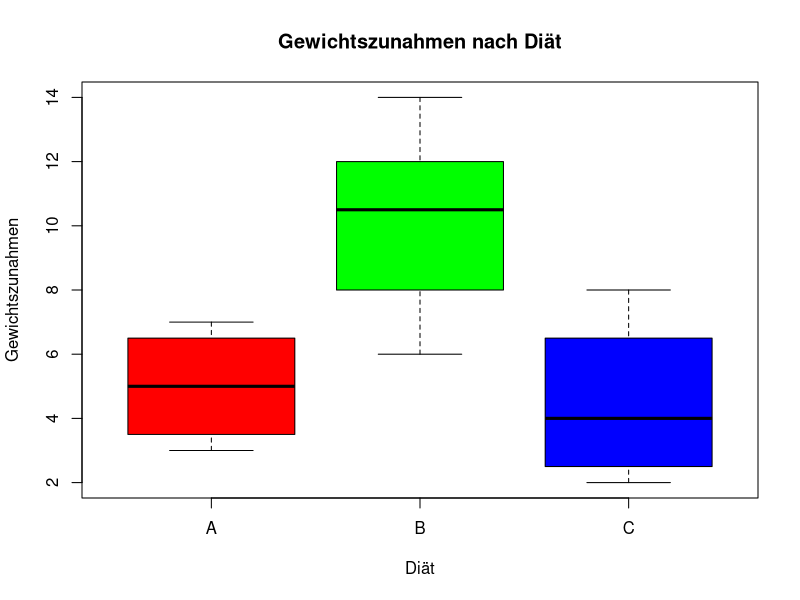
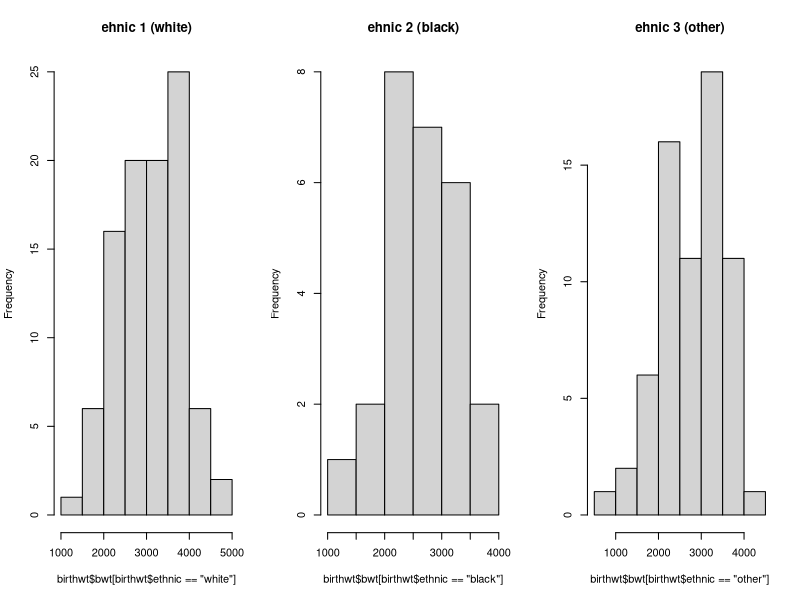
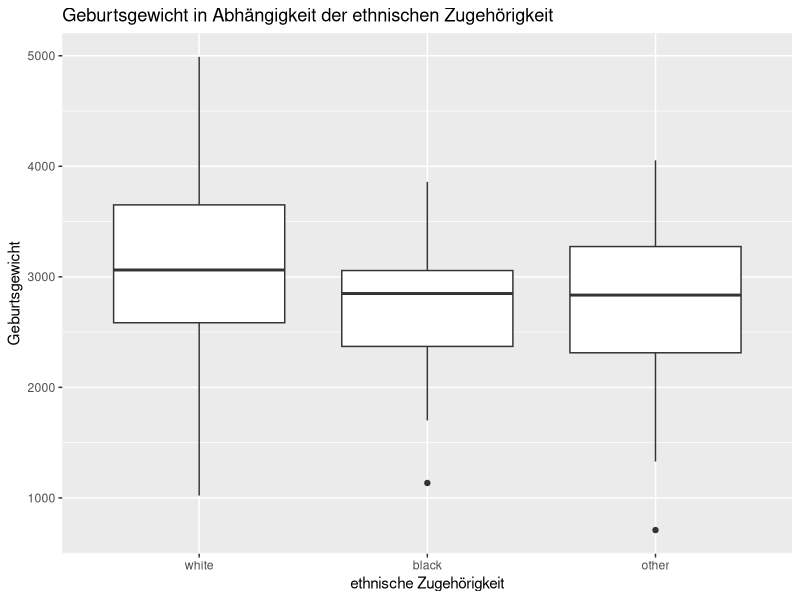
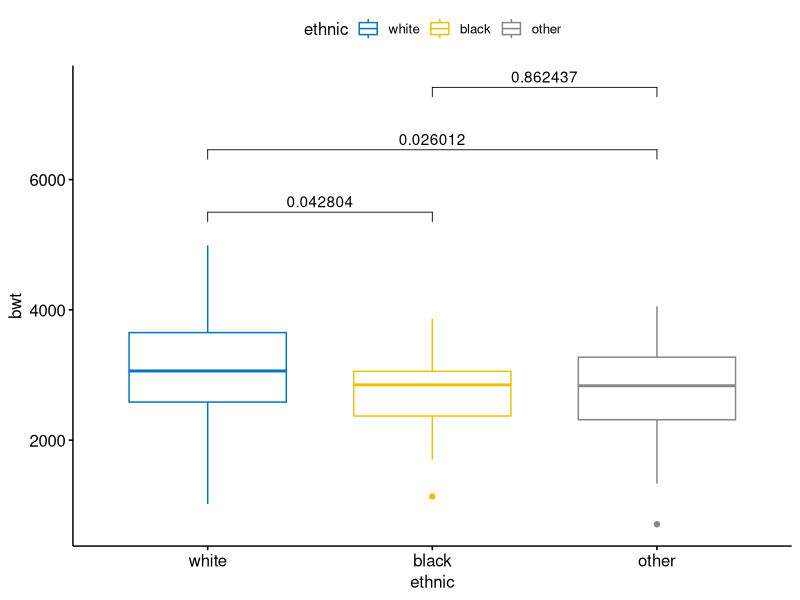
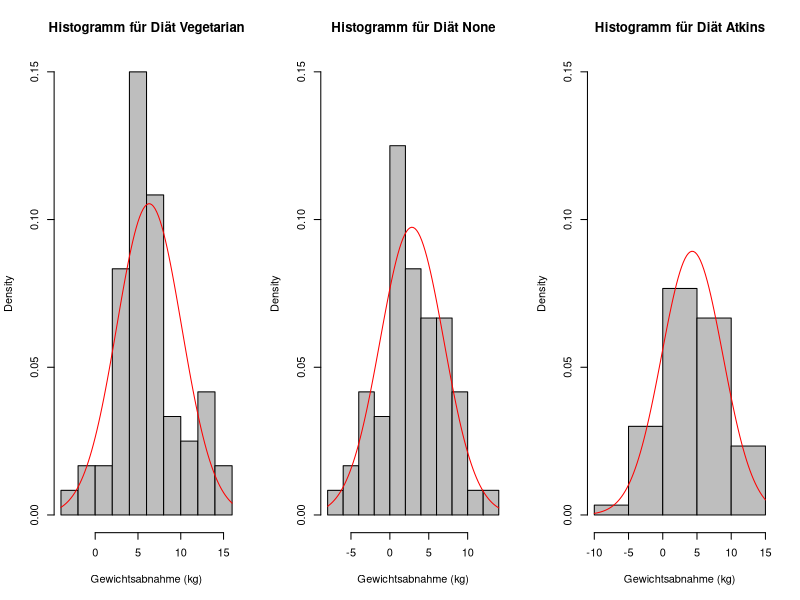
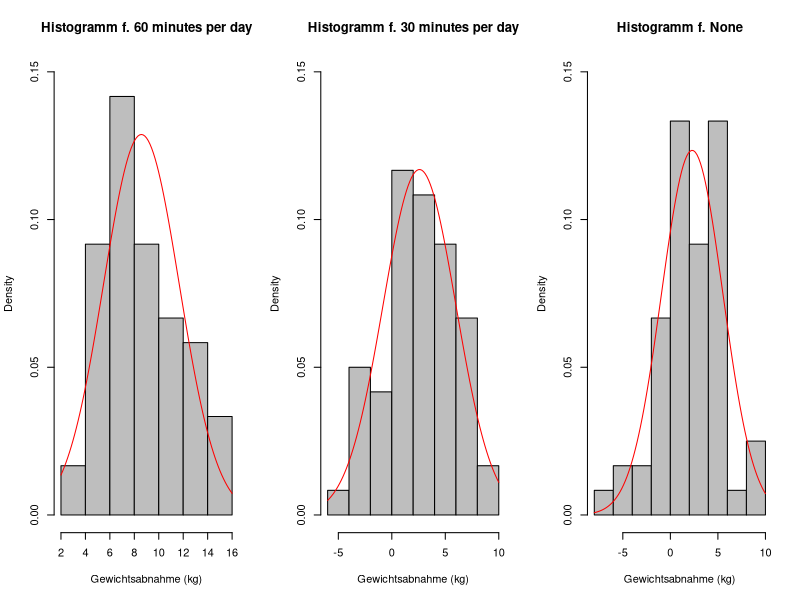

The R script that drew these images, in order: (Note: this script raises an error after producing the figures.)
## ---- chunk 1
# ANOVA händische durchführung
gains <- list(
  A = c(3, 6, 7, 4),
  B = c(10, 12, 11, 14, 8, 6),
  C = c(8, 3, 2, 5))

# Überblick über die Daten / Farben nach Diet
str(gains)
boxplot(gains, col = c("red", "green", "blue"), 
        ylab = "Gewichtszunahmen",
        xlab = "Diät",
        main = "Gewichtszunahmen nach Diät")

# Hypothesen
# H0: mu_a = mu_b = mu_c
# H1: mu_i != mu_j (für mindestens ein Paar i,j)

# Berechnung der Mittelwerte
mean_total = mean(unlist(gains))

# Berechnung der Quadratsummen
qs_between <- 0
for (group in gains) {
  group_mean <- mean(group)
  n <- length(group)
  qs_between <- qs_between + n * (group_mean - mean_total)^2
}

qs_within <- 0
for (group in gains) {
  group_mean <- mean(group)
  for (value in group) {
    qs_within <- qs_within + (value - group_mean)^2
  }
}

qs_total <- sum((unlist(gains) - mean_total)^2)

# Prüfung der Quadratsummen
round(qs_total, 2)==round(qs_between + qs_within, 2)

# Überprüfen der Vorraussetzungen

# Normalverteilung
for (group in gains) {
  print(shapiro.test(group))
}

# 

# Varianzhomogenität (Barlet-Test)
bartlett.test(gains)

# Freiheitsgrade
df_between <- length(gains) - 1
df_within <- length(unlist(gains)) - length(gains)
df_total <- length(unlist(gains)) - 1

# Berechnung der Varianzen (Mittlere Quadratsummen)
ms_total <- qs_total / df_total
ms_between <- qs_between / df_between
ms_within <- qs_within / df_within

# Berechnung des F-Wertes
f_value <- ms_between / ms_within

# kritischer F-Wert aus Tabelle
alpha <- 0.05
f_critical <- qf(1 - alpha, df_between, df_within,lower.tail = F)

# Ergebnis
if (f_value > f_critical) {
  print("H0 wird verworfen")
} else {
  print("H0 wird nicht verworfen")
}

# p-Wert
p_value <- pf(f_value, df_between, df_within, lower.tail = F)

# Überprüfung mit R
diet <- factor(rep(names(gains), times = sapply(gains, length)))
all_gains <- unlist(gains)

aov_result <- aov(all_gains ~ diet)
summary(aov_result)

# Effektgröße
eta_squared <- qs_between / qs_total

## ---- chunk 2
# Daten einlesen
library(readxl)
birthwt <- read_excel("UE3 Daten/birthwt_aov.xlsx")

# Faktor für ethnische Zugehörigkeit
birthwt$ethnic <- factor(birthwt$ethnic, levels = c(1,2,3), labels = c("white", "black", "other"))

# Überblick über die Daten
str(birthwt)
summary(birthwt$bwt)

# Hypothesen
# H0: mu_white = mu_black = mu_other
# H1: mu_i != mu_j (für mindestens ein Paar i,j)

# Überprüfen der Vorraussetzungen

# Normalverteilung (für jede Gruppe)
par(mfrow = c(1,3))
hist(birthwt$bwt[birthwt$ethnic == 'white'], main = "ehnic 1 (white)")
hist(birthwt$bwt[birthwt$ethnic == 'black'], main = "ehnic 2 (black)")
hist(birthwt$bwt[birthwt$ethnic == 'other'], main = "ehnic 3 (other)")

ethics <- unique(birthwt$ethnic)
# Shapiro-Wilk-Test
for (ethic in ethics) {
  print(shapiro.test(birthwt$bwt[birthwt$ethnic == ethic]))
}

## ---- chunk 3
# Varianzhomogenität (Heteroskedastizität)

# Levene-Test
library(car)
leveneTest(bwt ~ as.factor(ethnic), data = birthwt)

# Bartlett-Test
bartlett.test(birthwt$bwt ~ as.factor(birthwt$ethnic))

## ---- chunk 4
# ANOVA
aov_result <- aov(bwt ~ ethnic, data = birthwt)
summary(aov_result)

# Darstellung der Ergebnisse
library(ggplot2)
ggplot(birthwt, aes(x = as.factor(ethnic), y = bwt)) +
  geom_boxplot() +
  labs(title = "Geburtsgewicht in Abhängigkeit der ethnischen Zugehörigkeit",
       x = "ethnische Zugehörigkeit",
       y = "Geburtsgewicht")

## ---- chunk 5
# Post-Hoc-Test
pht <- TukeyHSD(aov_result)
print(pht)

# Darstellung der Ergebnisse
library(ggpubr)

stat.test <- tibble::tribble(
  ~group1, ~group2,   ~p.adj,
  "white",     "black", round(pht$ethnic[1,4],6),
  "white",     "other", round(pht$ethnic[2,4],6),
  "black",     "other", round(pht$ethnic[3,4],6))

# Boxplot erstellen
ggboxplot(birthwt, x = "ethnic", y = "bwt",
          color = "ethnic", 
          palette = "jco") +
  stat_pvalue_manual(stat.test,
                     y.position = 5500, step.increase = 0.2,
                     label = "p.adj")
## ---- chunk 6
# Laden der Daten
library(foreign)
weightloss <- read.spss("UE3 Daten/weightloss.sav", to.data.frame = TRUE)

str(weightloss)
summary(weightloss)

# Überprüfen der Vorraussetzungen

# -- für Diet-Gruppen
unique_diets <- unique(weightloss$diet)

# Normalverteilung 
par(mfrow = c(1, 3))
for(diet in unique_diets) {
  # Daten für die spezifische Diät
  diet_data <- weightloss$wloss[weightloss$diet == diet]

  # Histogramm erstellen
  hist(diet_data, probability = TRUE,
       main = paste("Histogramm für Diät", diet),
       xlab = "Gewichtsabnahme (kg)",
       col = "gray", border = "black",
       ylim = c(0, 0.15))

  # Normalverteilungskurve hinzufügen
  curve(dnorm(x, mean = mean(diet_data), sd = sd(diet_data)), add = TRUE, col = "red")
}

# Shapiro-Wilk-Test
for (diet in unique_diets) {
  print(shapiro.test(weightloss$wloss[weightloss$diet == diet]))
}
## ---- chunk 7
# -- für Activity-Gruppen
unique_activities <- unique(weightloss$exercise)

# Normalverteilung
par(mfrow = c(1, 3))
for(activity in unique_activities) {
  # Daten für die spezifische Aktivität
  activity_data <- weightloss$wloss[weightloss$exercise == activity]

  # Histogramm erstellen
  hist(activity_data, probability = TRUE,
       main = paste("Histogramm f.", activity),
       xlab = "Gewichtsabnahme (kg)",
       col = "gray", border = "black",
       ylim = c(0, 0.15))

  # Normalverteilungskurve hinzufügen
  curve(dnorm(x, mean = mean(activity_data), sd = sd(activity_data)), add = TRUE, col = "red")
}

# Shapiro-Wilk-Test
for (activity in unique_activities) {
  print(shapiro.test(weightloss$wloss[weightloss$exercise == activity]))
}
## ---- chunk 8
# Varianzhomogenität (Heteroskedastizität)

# Levene-Test
leveneTest(wloss ~ diet, data = weightloss)
leveneTest(wloss ~ exercise, data = weightloss)
leveneTest(wloss ~ diet * activity, data = weightloss)

# Bartlett-Test
bartlett.test(wloss ~ diet, data = weightloss)
bartlett.test(wloss ~ exercise, data = weightloss)

## ---- chunk 9
# Boxplot (diets)
boxplot(weightloss$wloss ~ weightloss$diet,
        main = "Gewichtsabnahme in Abhängigkeit der Diät",
        xlab = "Diät",
        ylab = "Gewichtsabnahme (in kg)")

## ---- chunk 10
# Boxplot (diets)
ggplot(weightloss, aes(x = diet, y = wloss)) +
  geom_boxplot() +
  labs(title = "Gewichtsabnahme in Abhängigkeit der Diät",
       x = "Diät",
       y = "Gewichtsabnahme (in kg)")

# Boxplot (activities)
ggplot(weightloss, aes(x = exercise, y = wloss)) +
  geom_boxplot() +
  labs(title = "Gewichtsabnahme in Abhängigkeit der Aktivität",
       x = "Aktivität",
       y = "Gewichtsabnahme (in kg)")

# Boxplot (diets & activities)
ggplot(weightloss, aes(x = diet, y = wloss, fill = exercise)) +
  geom_boxplot() +
  labs(title = "Gewichtsabnahme in Abhängigkeit der Diät und Aktivität",
       x = "Diät",
       y = "Gewichtsabnahme (in kg)",
       fill = "Aktivität")

# Ausreißer bereinigen (median +- 1.5 IQR)
library(dplyr)
weightloss_clean <- weightloss %>%
  group_by(diet, exercise) %>%
  mutate(lb = quantile(wloss, 0.25) - 1.5 * IQR(wloss),
         ub = quantile(wloss, 0.75) + 1.5 * IQR(wloss)) %>%
  filter(wloss >= lb & wloss <= ub)


# Boxplot (diets & activities)
ggplot(weightloss_clean, aes(x = diet, y = wloss, fill = exercise)) +
  geom_boxplot() +
  labs(title = "Gewichtsabnahme in Abhängigkeit der Diät und Aktivität",
       x = "Diät",
       y = "Gewichtsabnahme (in kg)",
       fill = "Aktivität")
